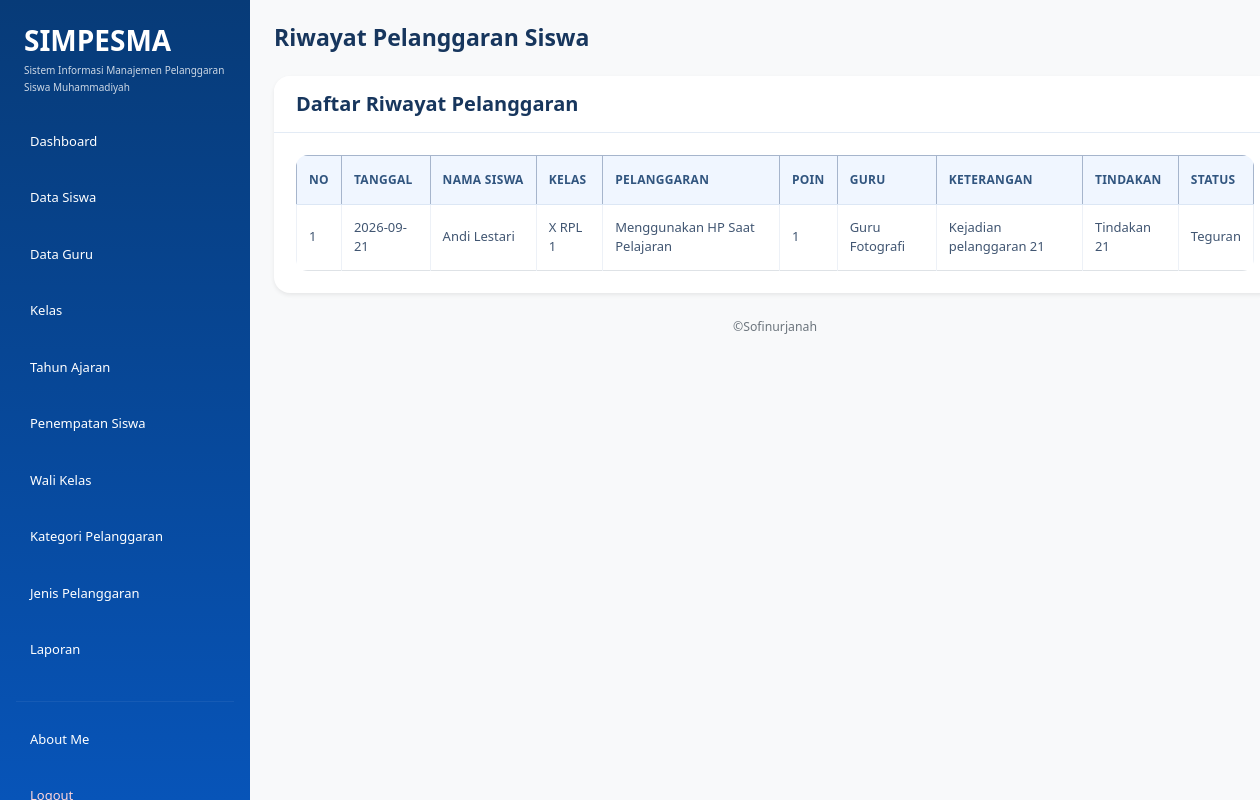
Page /riwayat_pelanggaran.php?nama_siswa=Andi Lestari  (signed in) on the earlier database version.
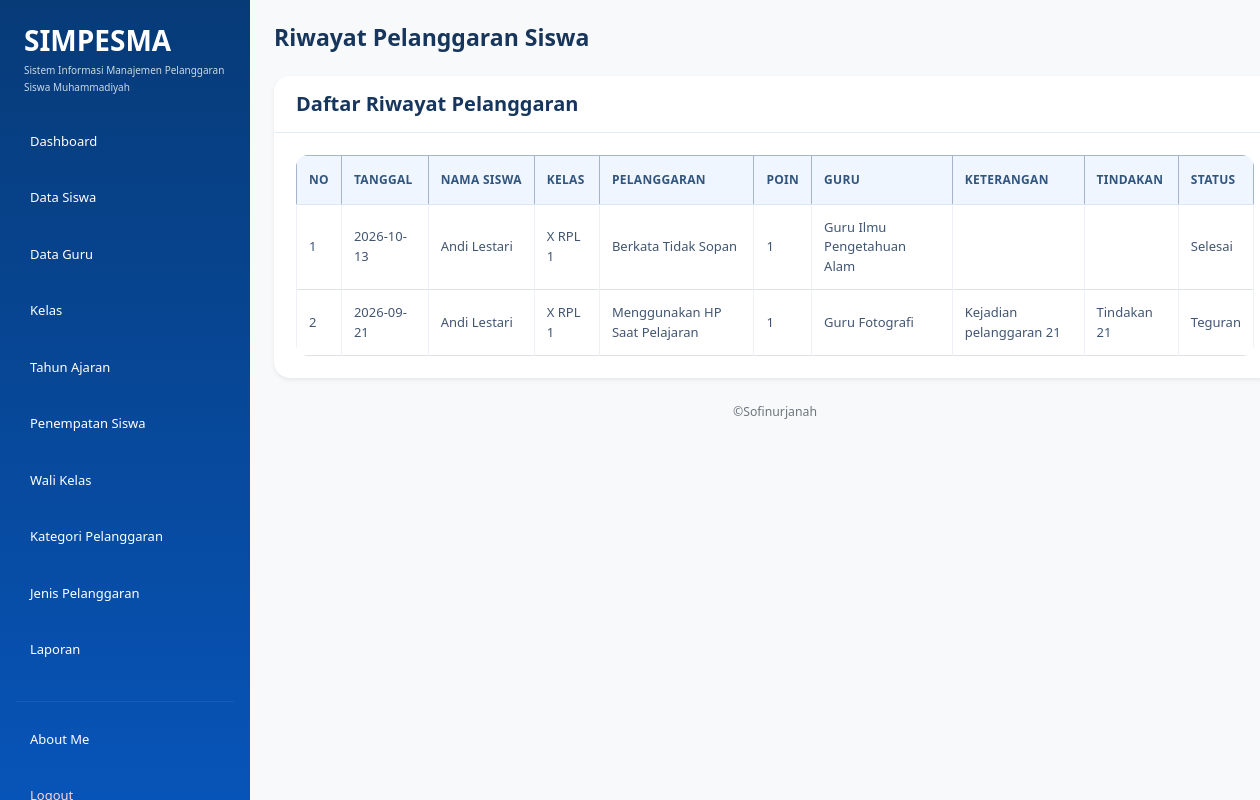
Same page on the later database version.
### tables this page shows
CREATE TABLE `t_pelanggaran_siswa` (
  `id` int(11) NOT NULL,
  `tahun_ajaran_id` int(11) NOT NULL,
  `siswa_id` int(11) NOT NULL,
  `nama_siswa` varchar(150) NOT NULL,
  `kelas_id` int(11) NOT NULL,
  `nama_kelas` varchar(100) NOT NULL,
  `pelanggaran_id` int(11) NOT NULL,
  `nama_pelanggaran` varchar(150) NOT NULL,
  `pelanggaran_kategori_id` int(11) NOT NULL,
  `guru_id` int(11) NOT NULL,
  `nama_guru` varchar(150) NOT NULL,
  `tanggal` date NOT NULL,
  `keterangan` text NOT NULL,
  `poin` int(11) NOT NULL,
  `tindakan` text NOT NULL,
  `status` varchar(30) NOT NULL,
  `created_at` timestamp NOT NULL DEFAULT current_timestamp(),
  `updated_at` timestamp NOT NULL DEFAULT current_timestamp()
);

### riwayat_pelanggaran.php (the view, shortened to what this page needs)
<?php
include "config/koneksi.php";
$role = $_SESSION['role'];
$nama_siswa = isset($_GET['nama_siswa'])
    ? $_GET['nama_siswa']
    : "";
$where = "WHERE 1=1";
if ($nama_siswa != "") {
    $where .= " AND nama_siswa LIKE '%$nama_siswa%'";
}
$query = mysqli_query($koneksi, "
    SELECT *
    FROM t_pelanggaran_siswa
    $where
    ORDER BY tanggal DESC, nama_siswa ASC
");
?>
<!DOCTYPE html>
<html lang="id">
<head>
     <link
        href="https://cdn.jsdelivr.net/npm/bootstrap@5.3.8/dist/css/bootstrap.min.css"
        rel="stylesheet"
    >
    <link
        href="https://cdn.datatables.net/3.1.4/css/dataTables.dataTables.min.css"
        rel="stylesheet"
    >
    <link rel="stylesheet" href="style.css">
</head>
<body class="bg-light">
<div class="container-fluid">
    <div class="row min-vh-100">
        <aside
            class="col-md-3 col-lg-2 min-vh-100 p-3"
            style="background-color: #30318B;"
        >
            <div class="mb-4 px-2">
                <h3 class="text-white mb-1 fw-bold">
                    SIMPESMA
                </h3>
                <p class="text-white mb-0" style="font-size: 10px; line-height: 1.7; opacity: 0.8;">
                    Sistem Informasi Manajemen
                    Pelanggaran Siswa Muhammadiyah
                </p>
            </div>
            <ul class="nav nav-pills flex-column">
                <li class="nav-item mb-2">
                    <a href="dashboard.php" class="nav-link text-white">
                        Dashboard
                    </a>
                </li>
                <?php if ($role == 'admin') { ?>
                    <li class="nav-item mb-2">
                        <a href="data_siswa.php" class="nav-link text-white">
                            Data Siswa
                        </a>
                    </li>
                    <li class="nav-item mb-2">
                        <a href="data_guru.php" class="nav-link text-white">
                            Data Guru
                        </a>
                    </li>
                    <li class="nav-item mb-2">
                        <a href="data_kelas.php" class="nav-link text-white">
                            Kelas
                        </a>
                    </li>
                    <li class="nav-item mb-2">
                        <a href="data_tahun_ajaran.php" class="nav-link text-white">
                            Tahun Ajaran
                        </a>
                    </li>
                    <li class="nav-item mb-2">
                        <a href="penempatan_siswa.php" class="nav-link text-white">
                            Penempatan Siswa
                        </a>
                    </li>
                    <li class="nav-item mb-2">
                        <a href="wali_kelas.php" class="nav-link text-white">
                            Wali Kelas
                        </a>
                    </li>
                    <li class="nav-item mb-2">
                        <a href="kategori_pelanggaran.php" class="nav-link text-white">
                            Kategori Pelanggaran
                        </a>
                    </li>
                    <li class="nav-item mb-2">
                        <a href="jenis_pelanggaran.php" class="nav-link text-white">
                            Jenis Pelanggaran
                        </a>
                    </li>
                    <li class="nav-item mb-2">
                        <a href="laporan.php" class="nav-link text-white">
                            Laporan
                        </a>
                    </li>
                <?php } ?>
                <hr class="text-white-50">
                <li class="nav-item mb-2">
                    <a href="about_me.php" class="nav-link text-white">
                        About Me
                    </a>
                </li>
                <li class="nav-item">
                    <a href="logout.php" class="nav-link text-danger">
                    </a>
                </li>
            </ul>
        </aside>
        <main class="col-md-9 col-lg-10 p-4">
            <div class="mb-4">
                <h2 class="fw-bold mb-1">
                    Riwayat Pelanggaran Siswa
                </h2>
            </div>
            <div class="card border-0 shadow-sm">
                <div class="card-header bg-white py-3">
                    <h5 class="mb-0">
                        Daftar Riwayat Pelanggaran
                    </h5>
                </div>
                <div class="card-body">
                    <div class="table-responsive">
                        <table
                            id="example"
                            class="table table-bordered table-hover align-middle"
                        >
                            <thead class="table-primary">
                                <tr>
                                    <th>No</th>
                                    <th>Tanggal</th>
                                    <th>Nama Siswa</th>
                                    <th>Kelas</th>
                                    <th>Pelanggaran</th>
                                    <th>Poin</th>
                                    <th>Guru</th>
                                    <th>Keterangan</th>
                                    <th>Tindakan</th>
                                    <th>Status</th>
                                </tr>
                            </thead>
                            <tbody>
                                <?php
                                $no = 1;
                                while ($row = mysqli_fetch_assoc($query)) {
                                ?>
                                    <tr>
                                        <td>
                                            <?php echo $no++; ?>
                                        </td>
                                        <td>
                                            <?php echo htmlspecialchars($row['tanggal']); ?>
                                        </td>
                                        <td>
                                            <?php echo htmlspecialchars($row['nama_siswa']); ?>
                                        </td>
                                        <td>
                                            <?php echo htmlspecialchars($row['nama_kelas']); ?>
                                        </td>
                                        <td>
                                            <?php echo htmlspecialchars($row['nama_pelanggaran']); ?>
                                        </td>
                                        <td>
                                            <?php echo htmlspecialchars($row['poin']); ?>
                                        </td>
                                        <td>
                                            <?php echo htmlspecialchars($row['nama_guru']); ?>
                                        </td>
                                        <td>
                                            <?php echo htmlspecialchars($row['keterangan']); ?>
                                        </td>
                                        <td>
                                            <?php echo htmlspecialchars($row['tindakan']); ?>
                                        </td>
                                        <td>
                                            <?php echo htmlspecialchars($row['status']); ?>
                                        </td>
                                    </tr>
                                <?php } ?>
                            </tbody>
                        </table>
                    </div>
                </div>
            </div>
            <p class="text-center text-secondary small mt-4">
                ©Sofinurjanah
            </p>
        </main>
    </div>
</div>
</body>
</html>

### style.css (style rules this page uses)
:root { --primary: #0754b8; --primary-dark: #073b78; --primary-light: #eaf3ff; --background: #f5f9ff; --white: #ffffff; --text: #17365d; --muted: #71829a; --border: #e3ebf5; --success: #198754; --danger: #dc3545; --radius: 16px; }
* { box-sizing: border-box; }
body { margin: 0; font-family: "Segoe UI", Arial, sans-serif; background: var(--background); color: var(--text); font-size: 14px; }
h1, h2, h3, h4, h5 { color: var(--text); font-weight: 700; }
a { text-decoration: none; }
aside, .sidebar, .col-lg-2.min-vh-100, .col-md-3.col-lg-2.min-vh-100 { background: linear-gradient( 180deg, #073b78 0%, #0754b8 100% ) !important; }
.col-lg-2.min-vh-100, .col-md-3.col-lg-2.min-vh-100 { padding: 24px 16px !important; }
.nav-pills .nav-link { color: #dceaff; padding: 12px 14px; margin-bottom: 5px; border-radius: 10px; font-size: 13px; font-weight: 500; transition: all 0.2s ease; }
.nav-pills .nav-link.text-danger { color: #ffd5d9 !important; }
hr { border-color: rgba(255, 255, 255, 0.25); }
main { min-width: 0; padding: 32px !important; }
main h2 { font-size: 23px; }
main p { color: var(--muted); line-height: 1.7; }
.container-fluid { padding-left: 0; padding-right: 0; }
.row { margin-right: 0; margin-left: 0; }
.card { border: 1px solid var(--border); border-radius: var(--radius); background: var(--white); box-shadow: 0 5px 22px rgba(22, 63, 115, 0.045); transition: box-shadow 0.2s ease, transform 0.2s ease; }
.card-header { background: #ffffff; border-bottom: 1px solid var(--border); padding: 18px 22px; border-radius: var(--radius) var(--radius) 0 0 !important; font-weight: 700; color: var(--text); }
.card-body { padding: 22px; }
.table-responsive { border-radius: 12px; }
.table { margin-bottom: 0; vertical-align: middle; font-size: 13px; }
.table thead th, .table th { background: #f0f6ff; color: #31557f; font-size: 12px; font-weight: 700; text-transform: uppercase; letter-spacing: 0.3px; border-bottom: 1px solid #dce7f5; padding: 15px 12px; white-space: nowrap; }
.table tbody td { color: #415672; padding: 13px 12px; border-color: #edf1f7; }
@media (min-width: 768px) { .col-md-3.col-lg-2.min-vh-100, .col-lg-2.min-vh-100, aside.sidebar { position: fixed !important; top: 0; left: 0; bottom: 0; width: 250px; height: 100vh; overflow-y: auto; z-index: 1000; } }
@media (min-width: 768px) { main { margin-left: 250px; width: calc(100% - 250px); } }

Differences in the rows shown:
added t_pelanggaran_siswa: tanggal "2026-10-13", nama_siswa "Andi Lestari", nama_kelas "X RPL 1", nama_pelanggaran "Berkata Tidak Sopan", poin "1", nama_guru "Guru Ilmu Pengetahuan Alam", status "Selesai"
